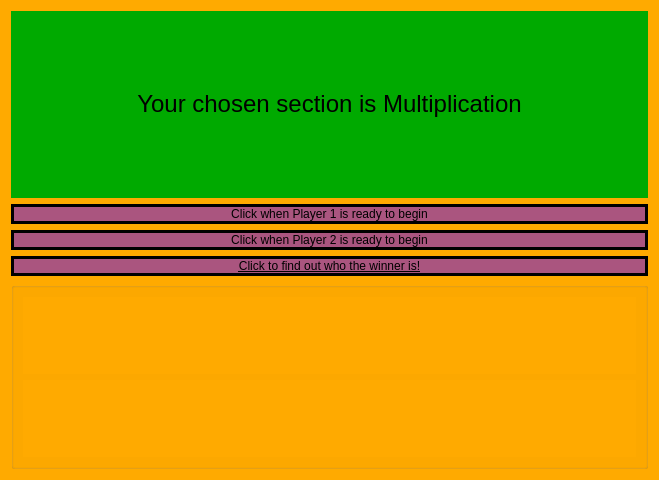
<?xml version="1.0" encoding="UTF-8"?>
<ui version="4.0">
 <class>g2M_multiplication</class>
 <widget class="QDialog" name="g2M_multiplication">
  <property name="geometry">
   <rect>
    <x>0</x>
    <y>0</y>
    <width>659</width>
    <height>480</height>
   </rect>
  </property>
  <property name="windowTitle">
   <string>Dialog</string>
  </property>
  <property name="styleSheet">
   <string notr="true">background-color: rgb(255, 170, 0);</string>
  </property>
  <layout class="QGridLayout" name="gridLayout">
   <item row="0" column="0">
    <widget class="QLabel" name="label">
     <property name="styleSheet">
      <string notr="true">background-color: rgb(0, 170, 0);
font: 12pt &quot;Comic Sans MS&quot;;</string>
     </property>
     <property name="text">
      <string>&lt;html&gt;&lt;head/&gt;&lt;body&gt;&lt;p align=&quot;center&quot;&gt;&lt;span style=&quot; font-size:18pt;&quot;&gt;Your chosen section is Multiplication&lt;/span&gt;&lt;/p&gt;&lt;/body&gt;&lt;/html&gt;</string>
     </property>
    </widget>
   </item>
   <item row="1" column="0">
    <widget class="QPushButton" name="pushButton">
     <property name="styleSheet">
      <string notr="true">background-color: rgb(170, 85, 127);
font: 75 14pt &quot;Comic Sans MS&quot;;
border: 3px solid black;</string>
     </property>
     <property name="text">
      <string>Click when Player 1 is ready to begin</string>
     </property>
    </widget>
   </item>
   <item row="2" column="0">
    <widget class="QPushButton" name="pushButton_2">
     <property name="styleSheet">
      <string notr="true">background-color: rgb(170, 85, 127);
font: 75 14pt &quot;Comic Sans MS&quot;;
border: 3px solid black;</string>
     </property>
     <property name="text">
      <string>Click when Player 2 is ready to begin</string>
     </property>
    </widget>
   </item>
   <item row="3" column="0">
    <widget class="QPushButton" name="pushButton_3">
     <property name="styleSheet">
      <string notr="true">background-color: rgb(170, 85, 127);
text-decoration: underline;
font: 8pt &quot;MS Shell Dlg 2&quot;;
font: 75 15pt &quot;Comic Sans MS&quot;;
border: 3px solid black;</string>
     </property>
     <property name="text">
      <string>Click to find out who the winner is!</string>
     </property>
    </widget>
   </item>
   <item row="4" column="0">
    <widget class="QGroupBox" name="groupBox">
     <property name="title">
      <string/>
     </property>
     <layout class="QVBoxLayout" name="verticalLayout">
      <item>
       <widget class="QLabel" name="label_2">
        <property name="sizePolicy">
         <sizepolicy hsizetype="Preferred" vsizetype="Preferred">
          <horstretch>0</horstretch>
          <verstretch>0</verstretch>
         </sizepolicy>
        </property>
        <property name="styleSheet">
         <string notr="true">background-color: rgb(255, 170, 0);
font: 12pt &quot;Comic Sans MS&quot;;
qproperty-alignment: AlignCenter;</string>
        </property>
        <property name="text">
         <string/>
        </property>
       </widget>
      </item>
      <item>
       <widget class="QLabel" name="label_3">
        <property name="styleSheet">
         <string notr="true">background-color: rgb(255, 170, 0);
font: 75 18pt &quot;Comic Sans MS&quot;;
qproperty-alignment: AlignCenter;</string>
        </property>
        <property name="text">
         <string/>
        </property>
       </widget>
      </item>
     </layout>
    </widget>
   </item>
  </layout>
 </widget>
 <resources/>
 <connections/>
</ui>
